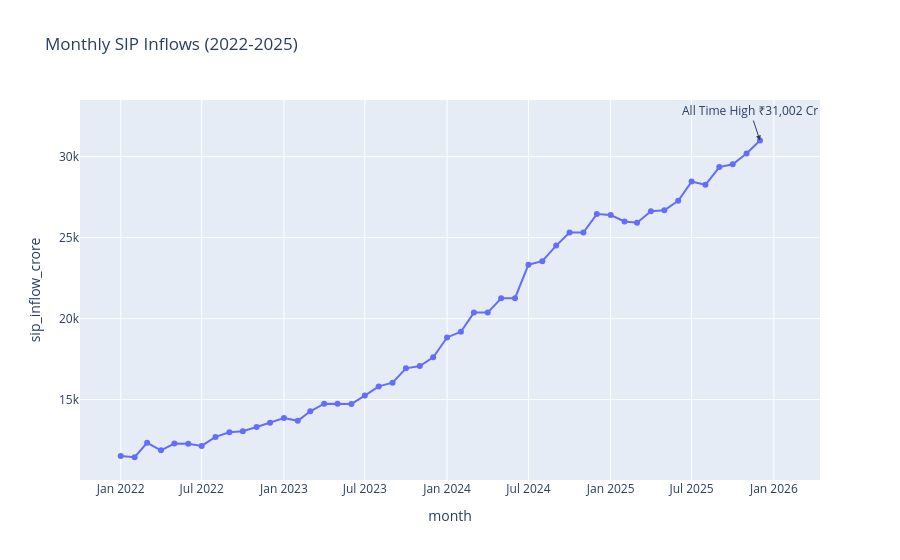

The notebook cell saved with this chart:
### Code cell
import pandas as pd
import plotly.express as px

sip_df = pd.read_csv("../data/raw/04_monthly_sip_inflows.csv")

sip_df["month"] = pd.to_datetime(sip_df["month"])

fig = px.line(
    sip_df,
    x="month",
    y="sip_inflow_crore",
    title="Monthly SIP Inflows (2022-2025)",
    markers=True
)

# All-time high point
max_row = sip_df.loc[sip_df["sip_inflow_crore"].idxmax()]

fig.add_annotation(
    x=max_row["month"],
    y=max_row["sip_inflow_crore"],
    text=f"All Time High ₹{max_row['sip_inflow_crore']:,.0f} Cr",
    showarrow=True,
    arrowhead=2
)

fig.show()
